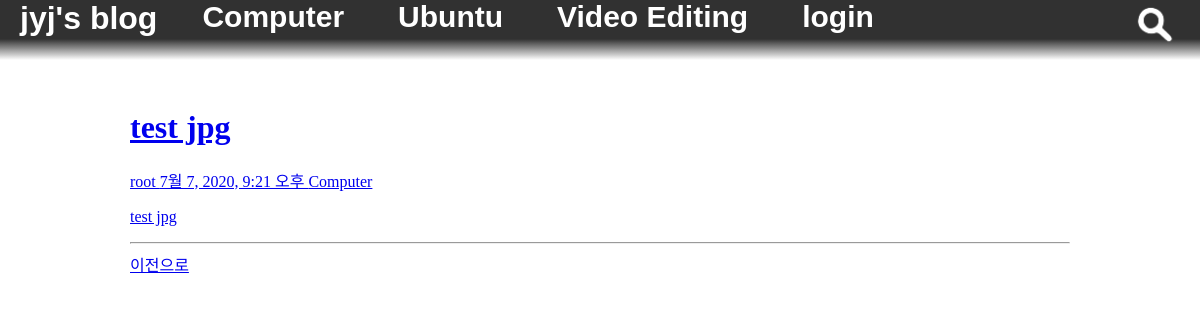
/category/?category=Computer&page_info=2, run on an earlier commit of the app's database.
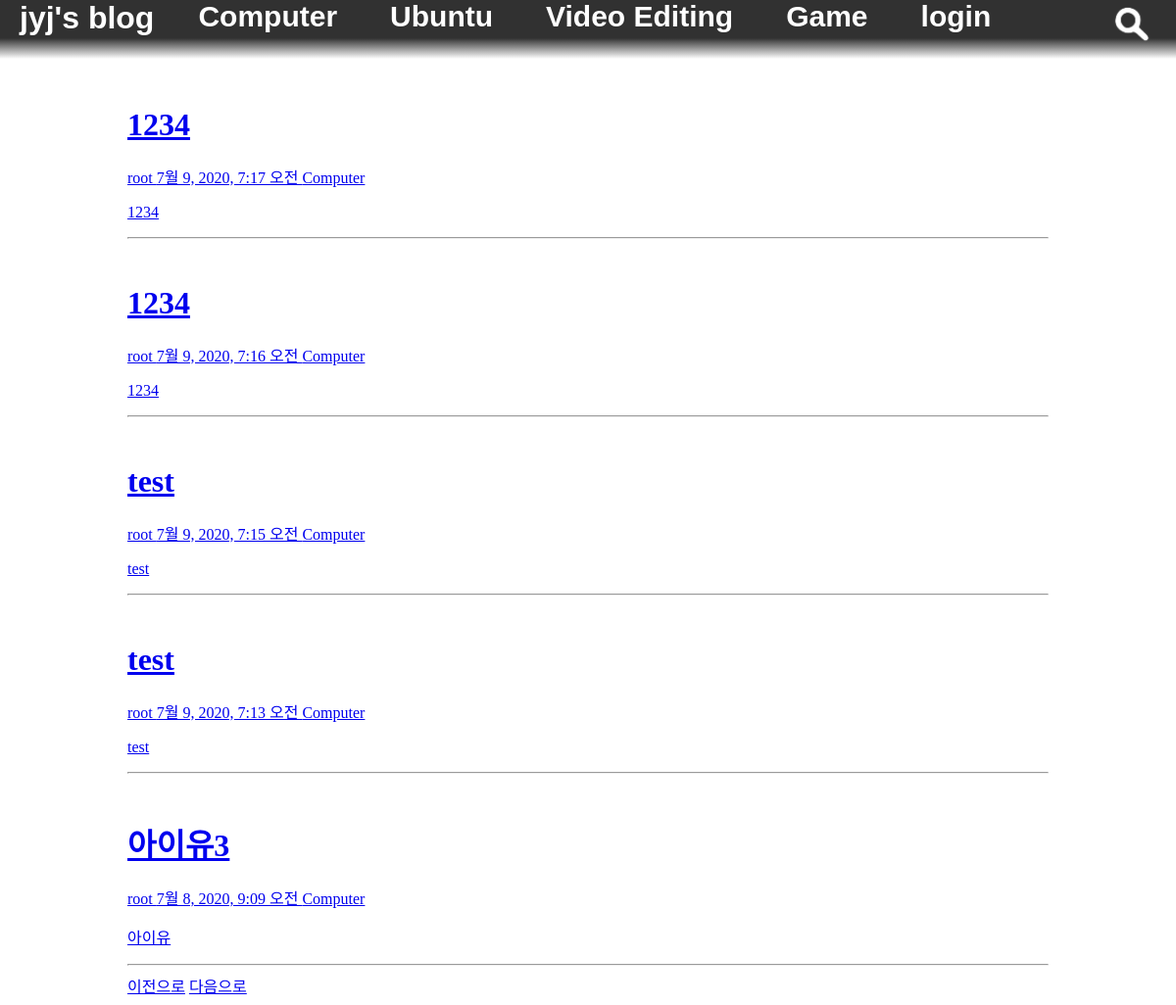
And on a later commit of the database.
### blogapp/models.py (models this page shows, shortened)
class Category(models.Model):
    category_name = models.CharField(max_length=100, null=False)
    def __str__(self):
        return self.category_name

class Post(models.Model):
    title = models.CharField(max_length=100, null=False)
    author = models.ForeignKey(User, on_delete=models.SET_NULL, null=True, default=1)
    pub_date = models.DateTimeField(auto_now_add=True)
    file_dir = models.CharField(max_length=100, null=False)
    content = models.TextField()
    category = models.ForeignKey('Category', on_delete=models.CASCADE)
    tag = models.CharField(max_length=100, null=True)

### blogapp/views.py (the view)
# urls.py: path('category/', blogapp.views.category, name='category'),
def category(request):
    category_list = Category.objects.all()
    file_system = FileSystemStorage()
    post_list = Post.objects.all().order_by('-id')
    category = request.GET.get('category')
    category = Category.objects.get(category_name=category)
    post_list = post_list.filter(category=category)
    paginator = Paginator(post_list, 5)
    page_info = request.GET.get('page_info')
    post_list = paginator.get_page(page_info)
    for index_number in range(len(post_list)):
        try:
            file_dir = file_system.listdir(post_list[index_number].file_dir)
            for file in file_dir[1]:
                if "title_image" in file:
                    post_list[index_number].file_dir = post_list[index_number].file_dir + file
        except FileNotFoundError:
            post_list[index_number].file_dir = "1"
    return render(request, 'category.html', {'post_list' : post_list, 'category' : category, 'category_list' : category_list})

### blogapp/templates/category.html (shortened to what this page needs)
{% extends 'base.html' %}
{% load static %}
{% block content %}
<link rel="stylesheet" href="{% static 'css/category.css' %}">
<div class="search_main_frame">
    {% for post in post_list %}
    <div class="first_post">
        <a href="/post_view/?post_info={{ post.id }}">
            <h1> {{ post.title }} </h1>
            <p class="first_post_detail">{{ post.author }} {{ post.pub_date }} {{ post.category }}</p>
            <p class="first_post_p">{{ post.content|striptags }}</p>
        </a>
    </div>
    <hr>
    {% endfor %}
    <div class="page_number">
        {% if post_list.has_previous %}
            <a class="page_number_a" href="?category={{ category }}&page_info={{ post_list.previous_page_number }}">이전으로</a>
        {% endif %}
        {% if post_list.has_next %}
            <a class="page_number_a" href="?category={{ category }}&page_info={{ post_list.next_page_number }}"> 다음으로</a>
        {% endif %}
    </div>
</div>
{% endblock %}

### myblogSetting/templates/base.html
{% load static %}
<!DOCTYPE html>
<head>
    <link rel="stylesheet" href="{% static 'css/base.css' %}">
</head>
<body>
    <nav class="navigation">
        <a class="logo" href="{% url 'index' %}">jyj's blog</a>
        <div class="category_layout">
            {% for category in category_list %}
            <a class="category" href="/category/?category={{ category }}">{{ category }}</a>
            {% endfor %}
            {% if request.user.is_authenticated %}
            <a class="category" href="/logout/">logout</a>
            <a class="category" href="/post_write/">post write</a>
            {% else %}
            <a class="category" href="/login/">login</a>
            {% endif %}
        </div>
        <a class="search_button" href="{% url 'search' %}">
            <img class="search_button_image" src="{% static 'img/search_button.png'%}">
        </a>
    </nav>
    <div class="wrap">
        {% block content %}
        {% endblock %}
    </div>
</body>

What changed in the data, as far as the page shows it:
removed Post: title "test jpg", author "root", pub_date "7월 7, 2020, 9:21 오후", category "Computer", content "test jpg"
added Category: category_name "Game"
added Post: title "1234", author "root", pub_date "7월 9, 2020, 7:17 오전", category "Computer", content "1234"
added Post: title "1234", author "root", pub_date "7월 9, 2020, 7:16 오전", category "Computer", content "1234"
added Post: title "test", author "root", pub_date "7월 9, 2020, 7:15 오전", category "Computer", content "test"
added Post: title "test", author "root", pub_date "7월 9, 2020, 7:13 오전", category "Computer", content "test"
added Post: title "아이유3", author "root", pub_date "7월 8, 2020, 9:09 오전", category "Computer", content "아이유"
Also different on the page:
text now shown: "다음으로"
